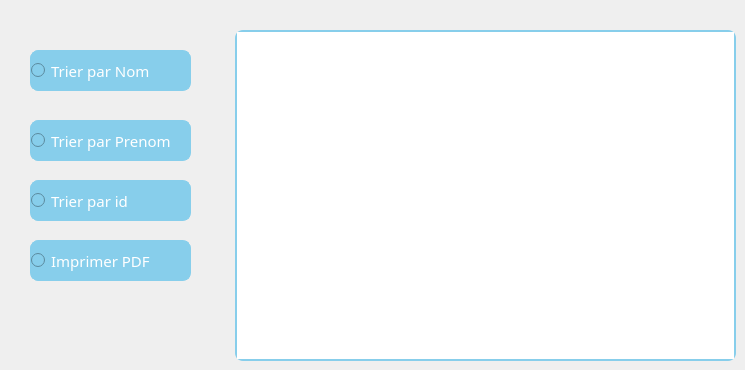
      <widget class="QWidget" name="tab_12">
       <attribute name="title">
        <string>Afficher Client</string>
       </attribute>
       <widget class="QTableView" name="tab_menu">
        <property name="geometry">
         <rect>
          <x>235</x>
          <y>30</y>
          <width>501</width>
          <height>331</height>
         </rect>
        </property>
        <property name="font">
         <font>
          <family>Segoe Print</family>
         </font>
        </property>
        <property name="styleSheet">
         <string notr="true">border: 2px solid #87CEEB;
border-radius: 8px;
</string>
        </property>
       </widget>
       <widget class="QRadioButton" name="trimenu">
        <property name="geometry">
         <rect>
          <x>30</x>
          <y>50</y>
          <width>161</width>
          <height>41</height>
         </rect>
        </property>
        <property name="font">
         <font>
          <family>Segoe Print</family>
          <pointsize>-1</pointsize>
         </font>
        </property>
        <property name="styleSheet">
         <string notr="true">QRadioButton {
color: #fff;
background:#87CEEB;
border: none;
font-size:15px;
font-family:Segoe Print;
text-align: left;
border: 1px solid #87CEEB;
border-radius: 8px;
}
QRadioButton:hover {
color:#fff;
background:#535353;
border: none;
text-align: left;
}</string>
        </property>
        <property name="text">
         <string>Trier par Nom</string>
        </property>
       </widget>
       <widget class="QRadioButton" name="trimenu_2">
        <property name="geometry">
         <rect>
          <x>30</x>
          <y>120</y>
          <width>161</width>
          <height>41</height>
         </rect>
        </property>
        <property name="styleSheet">
         <string notr="true">QRadioButton {
color: #fff;
background:#87CEEB;
border: none;
font-size:15px;
font-family:Segoe Print;
text-align: left;
border: 1px solid #87CEEB;
border-radius: 8px;
}
QRadioButton:hover {
color:#fff;
background:#535353;
border: none;
text-align: left;
}</string>
        </property>
        <property name="text">
         <string>Trier par Prenom</string>
        </property>
       </widget>
       <widget class="QRadioButton" name="trimenu_3">
        <property name="geometry">
         <rect>
          <x>30</x>
          <y>180</y>
          <width>161</width>
          <height>41</height>
         </rect>
        </property>
        <property name="styleSheet">
         <string notr="true">QRadioButton {
color: #fff;
background:#87CEEB;
border: none;
font-size:15px;
font-family:Segoe Print;
text-align: left;
border: 1px solid #87CEEB;
border-radius: 8px;
}
QRadioButton:hover {
color:#fff;
background:#535353;
border: none;
text-align: left;
}</string>
        </property>
        <property name="text">
         <string>Trier par id</string>
        </property>
       </widget>
       <widget class="QRadioButton" name="pdf_2">
        <property name="geometry">
         <rect>
          <x>30</x>
          <y>240</y>
          <width>161</width>
          <height>41</height>
         </rect>
        </property>
        <property name="styleSheet">
         <string notr="true">QRadioButton {
color: #fff;
background:#87CEEB;
border: none;
font-size:15px;
font-family:Segoe Print;
text-align: left;
border: 1px solid #87CEEB;
border-radius: 8px;
}
QRadioButton:hover {
color:#fff;
background:#535353;
border: none;
text-align: left;
}</string>
        </property>
        <property name="text">
         <string>Imprimer PDF</string>
        </property>
       </widget>
      </widget>
